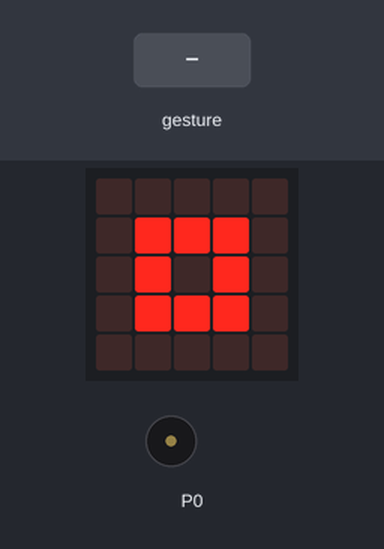
Recording of a program running on a simulated BBC micro:bit (MakeCode). Shown: the board's 5×5 LED display, buzzer (waves = sounding). The inputs (shaded band) are chosen by the test bench. Random numbers come from a fixed seed; a tilt is held for 1.5 s and a shake lasts 1 s, then the board lies face up again.

Above: at 1.2 s.
1.3 s: gesture 'shake'
At 1.68 s:
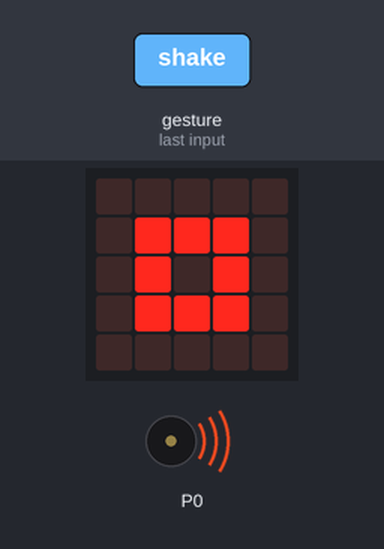
At 2.4 s:
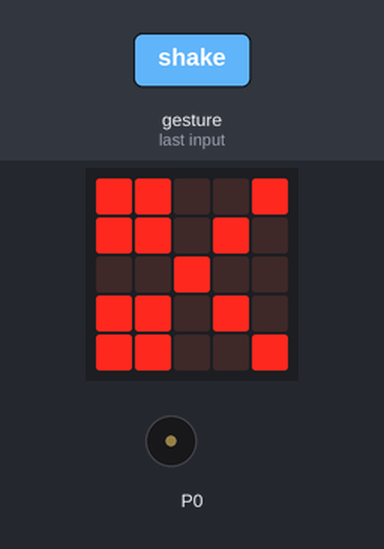
Timing chart, 0 to 4.3 s (numbered marks = the images above; inputs shaded):
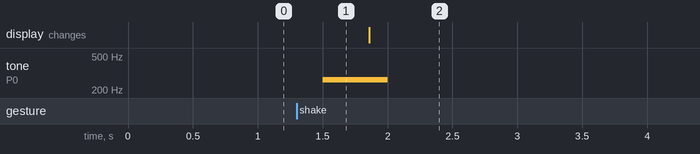

The program:

main.ts
```typescript
let seleccion = 0
input.onGesture(Gesture.Shake, function () {
    seleccion = randint(1, 3)
    music.play(music.tonePlayable(262, music.beat(BeatFraction.Whole)), music.PlaybackMode.UntilDone)
})
basic.forever(function () {
    if (seleccion == 1) {
        basic.showIcon(IconNames.Scissors)
    } else if (seleccion == 2) {
        basic.showIcon(IconNames.Square)
    } else {
        basic.showIcon(IconNames.SmallSquare)
    }
})
```

test.ts
```typescript
// aquí va el archivo "tests"; esto no se compilará cuando este paquete se utilice como una extensión.
```

Measured:
- after the input at 1.3 s, tone on P0: silent → 262 Hz after 0.20 s, → silent 0.50 s later
